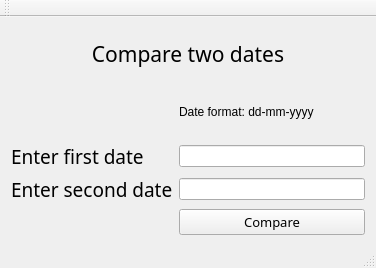
<?xml version="1.0" encoding="UTF-8"?>
<ui version="4.0">
 <class>MainMenuClass</class>
 <widget class="QMainWindow" name="MainMenuClass">
  <property name="geometry">
   <rect>
    <x>0</x>
    <y>0</y>
    <width>376</width>
    <height>268</height>
   </rect>
  </property>
  <property name="windowTitle">
   <string>DataProgram</string>
  </property>
  <widget class="QWidget" name="centralWidget">
   <layout class="QGridLayout" name="gridLayout">
    <item row="4" column="1">
     <widget class="QPushButton" name="submitButton">
      <property name="font">
       <font>
        <family>Segoe UI Semilight</family>
        <pointsize>10</pointsize>
       </font>
      </property>
      <property name="text">
       <string>Compare</string>
      </property>
     </widget>
    </item>
    <item row="2" column="0">
     <widget class="QLabel" name="label_1">
      <property name="font">
       <font>
        <family>Segoe UI Light</family>
        <pointsize>14</pointsize>
       </font>
      </property>
      <property name="text">
       <string>Enter first date</string>
      </property>
     </widget>
    </item>
    <item row="0" column="0" colspan="2">
     <widget class="QLabel" name="mainLabel">
      <property name="font">
       <font>
        <family>Segoe UI Light</family>
        <pointsize>16</pointsize>
       </font>
      </property>
      <property name="text">
       <string>Compare two dates</string>
      </property>
      <property name="alignment">
       <set>Qt::AlignCenter</set>
      </property>
     </widget>
    </item>
    <item row="2" column="1">
     <widget class="QLineEdit" name="lineEdit_1"/>
    </item>
    <item row="3" column="0">
     <widget class="QLabel" name="label_2">
      <property name="font">
       <font>
        <family>Segoe UI Light</family>
        <pointsize>14</pointsize>
       </font>
      </property>
      <property name="text">
       <string>Enter second date</string>
      </property>
     </widget>
    </item>
    <item row="3" column="1">
     <widget class="QLineEdit" name="lineEdit_2"/>
    </item>
    <item row="1" column="1">
     <widget class="QLabel" name="label">
      <property name="text">
       <string>Date format: dd-mm-yyyy</string>
      </property>
     </widget>
    </item>
   </layout>
  </widget>
  <widget class="QMenuBar" name="menuBar">
   <property name="geometry">
    <rect>
     <x>0</x>
     <y>0</y>
     <width>376</width>
     <height>25</height>
    </rect>
   </property>
  </widget>
  <widget class="QToolBar" name="mainToolBar">
   <attribute name="toolBarArea">
    <enum>TopToolBarArea</enum>
   </attribute>
   <attribute name="toolBarBreak">
    <bool>false</bool>
   </attribute>
  </widget>
  <widget class="QStatusBar" name="statusBar"/>
 </widget>
 <layoutdefault spacing="6" margin="11"/>
 <resources/>
 <connections/>
</ui>
